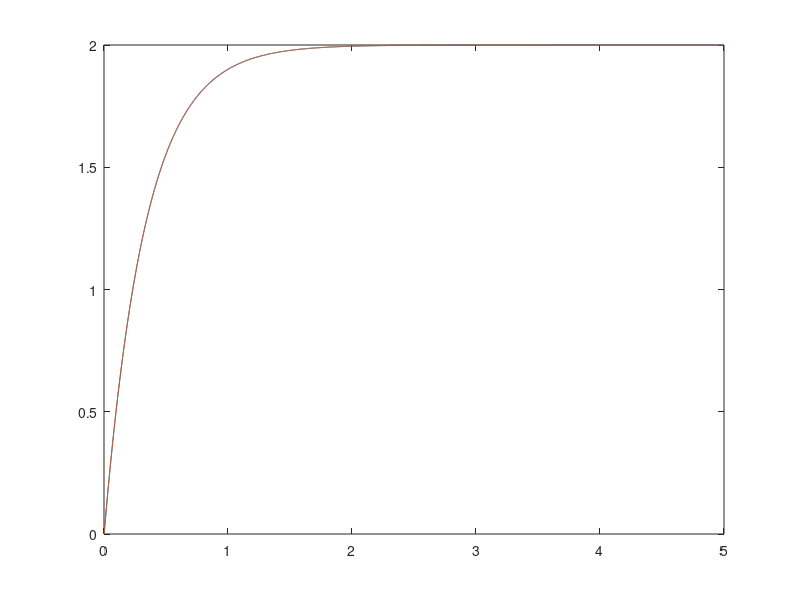

The MATLAB source for this figure:
%{
Pedro Henrique Diehl
Controle Adaptativo
Model Reference Adaptative Control
%}
clc, close all, clear all

fs = 10^3;
Ts = 1 / fs;

simulation_time = 5;
simulation_time_array = 0:Ts:simulation_time;

am = 3;
bm = 3;
ap = 0.1;
bp = 0.1;

theta1_estrela = bm / bp;
theta2_estrela = (am - ap) / bp;

Ap = [-ap];
Bp = [bp];
Cp = [1];
x = [0];
Am = [-am];
Bm = [bm];
Cm = [1];
xm = [0];

for k = 1:length(simulation_time_array) - 1
    t(k) = k * Ts;
    r(k) = 2;
    
    y(k) = Cp * x(k);
    ym(k) = Cm * xm(k); 
  
    u(k) = theta1_estrela * r(k) - theta2_estrela * y(k);
    
    x(k + 1) = x(k) + Ts * (Ap * x(k) + Bp * u(k));
    xm(k + 1) = xm(k) + Ts * (Am * xm(k) + Bm * r(k));
end

plot(t, ym)
hold 
plot(t, y)
